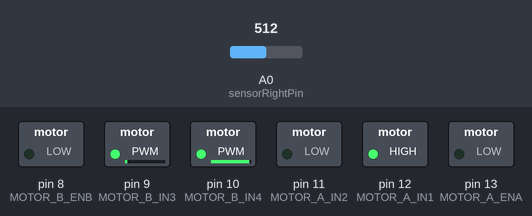
This sketch was run on a simulated Arduino Uno, built with avr-gcc and run on an emulated ATmega328P. On the bench: switched loads named in the sketch (green lamp = pin HIGH). The inputs (shaded band) are chosen by the test bench; at power-on: A0 (sensorRightPin) = 512. What the sketch prints to the serial monitor is not drawn.

Above: at 0.1 s.
Timing chart, 0 to 1.6 s (numbered marks = the images above):
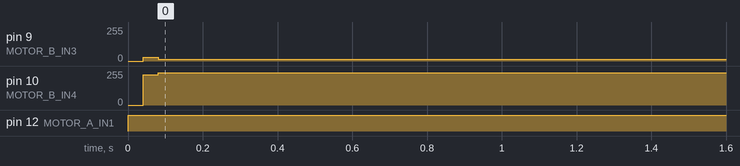

Measured:
- by itself, pin 9 (MOTOR_B_IN3): 0/255 → 12/255 at 0.04 s
- by itself, pin 10 (MOTOR_B_IN4): 0/255 → 243/255 at 0.04 s
- by itself, pin 12 (MOTOR_A_IN1): LOW → HIGH at 0.00 s

The sketch:

ENCODER.ino
```cpp
const int MOTOR_A_ENA = 13; // Right motor speed control
const int MOTOR_A_IN1 = 12;  // Right motor direction control 1
const int MOTOR_A_IN2 = 11;  // Right motor direction control 2
const int MOTOR_B_ENB = 8;  // Left motor speed control
const int MOTOR_B_IN3 = 9;  // Left motor direction control 1
const int MOTOR_B_IN4 = 10;  // Left motor direction control 2
// Encoder Sensor
int sensorRightPin = A0;
int sensorLeftPin = A1;

int sensorRightThreshold = 250;
int sensorLeftThreshold = 250;

int sensorRightLastState = 0;
int sensorLeftLastState = 0;

// Motors

// Ultrasons


void move(int speed1, int speed2) {
  if (speed2 > 0) {
    analogWrite(MOTOR_A_ENA, speed2);
    digitalWrite(MOTOR_A_IN1, LOW);
    digitalWrite(MOTOR_A_IN2, HIGH);
  } else {
    analogWrite(MOTOR_A_ENA, -speed2);
    digitalWrite(MOTOR_A_IN1, HIGH);
    digitalWrite(MOTOR_A_IN2, LOW);
  }
  if (speed1 > 0) {
    analogWrite(MOTOR_B_ENB, speed1);
    digitalWrite(MOTOR_B_IN3, LOW);
    digitalWrite(MOTOR_B_IN4, HIGH);
  } else {
    analogWrite(MOTOR_B_ENB, -speed1);
    digitalWrite(MOTOR_B_IN3, HIGH);
    digitalWrite(MOTOR_B_IN4, LOW);
  }
}
void setup() {
  pinMode(MOTOR_A_ENA, OUTPUT);
  pinMode(MOTOR_A_IN1, OUTPUT);
  pinMode(MOTOR_A_IN2, OUTPUT);
  pinMode(MOTOR_B_ENB, OUTPUT);
  pinMode(MOTOR_B_IN3, OUTPUT);
  pinMode(MOTOR_B_IN4, OUTPUT);

  pinMode(sensorRightPin, INPUT);
  pinMode(sensorLeftPin, INPUT);

  Serial.begin(9600);
}

int x, y, z = 0;

int i = 0;
int j = 0;
void moveL(int L, int R) {
  int turnL = L * 40;
  int turnR = R * 40;
  if (i <= turnR) {
    if (EncoderRightSeeHole()) {
      i++;
    }
    move(40, 0);
    Serial.println(i);
  } else {
    move(0, 0);
  }
  if (j <= turnL) {
    if (EncoderLeftSeeHole()) {
      j++;
    }
    move(0, 40);
    Serial.println(i);
  } else {
    move(0, 0);
  }


}
void loop() {
  moveL(0, 2);


  //  x = analogRead(sensorPin1);
  //  y = analogRead(sensorPin2);
  //
  //  Serial.print("sensorPin1 = ");
  //
  //  Serial.print(x);
  //
  //  Serial.print(" , sensorPin2 = ");
  //
  //  Serial.println(y);
  //  z++;
  //  Serial.println(z);
}


boolean SensorState(int sensorPin, int sensorThreshold) {
  int value = analogRead(sensorPin);

  return value > sensorThreshold;
}

boolean EncoderRightSeeHole() {
  int sensorCurrentState = SensorState(sensorRightPin, sensorRightThreshold);

  if (sensorCurrentState == 1 && sensorRightLastState != sensorCurrentState) {
    sensorRightLastState = sensorCurrentState;
    return true;
  }
  else if (sensorCurrentState == 0 && sensorRightLastState != sensorCurrentState) {
    sensorRightLastState = sensorCurrentState;
    return false ;
  }

  return false ;
}

boolean EncoderLeftSeeHole() {
  int sensorCurrentState = SensorState(sensorLeftPin, sensorLeftThreshold);

  if (sensorCurrentState == 1 && sensorLeftLastState != sensorCurrentState) {
    sensorLeftLastState = sensorCurrentState;
    return true;
  }
  else if (sensorCurrentState == 0 && sensorLeftLastState != sensorCurrentState) {
    sensorLeftLastState = sensorCurrentState;
    return false ;
  }

  return false ;
}
```
